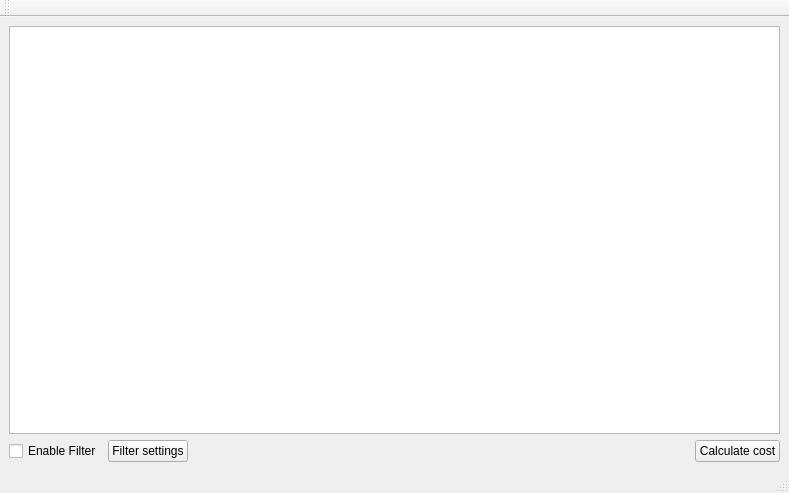
<?xml version="1.0" encoding="UTF-8"?>
<ui version="4.0">
 <class>MainWindow</class>
 <widget class="QMainWindow" name="MainWindow">
  <property name="geometry">
   <rect>
    <x>0</x>
    <y>0</y>
    <width>789</width>
    <height>493</height>
   </rect>
  </property>
  <property name="font">
   <font>
    <stylestrategy>PreferAntialias</stylestrategy>
   </font>
  </property>
  <property name="windowTitle">
   <string>MainWindow</string>
  </property>
  <widget class="QWidget" name="centralwidget">
   <layout class="QGridLayout" name="gridLayout">
    <item row="0" column="0" colspan="4">
     <widget class="QTableView" name="tableView">
      <property name="showGrid">
       <bool>false</bool>
      </property>
     </widget>
    </item>
    <item row="1" column="0">
     <widget class="QCheckBox" name="checkBox_EnableFilter">
      <property name="text">
       <string>Enable Filter</string>
      </property>
     </widget>
    </item>
    <item row="1" column="3">
     <widget class="QPushButton" name="pushButton_Cost">
      <property name="text">
       <string>Calculate cost</string>
      </property>
     </widget>
    </item>
    <item row="1" column="1">
     <widget class="QPushButton" name="pushButton_Filter">
      <property name="text">
       <string>Filter settings</string>
      </property>
     </widget>
    </item>
    <item row="1" column="2">
     <spacer name="horizontalSpacer">
      <property name="orientation">
       <enum>Qt::Horizontal</enum>
      </property>
      <property name="sizeHint" stdset="0">
       <size>
        <width>40</width>
        <height>20</height>
       </size>
      </property>
     </spacer>
    </item>
   </layout>
  </widget>
  <widget class="QMenuBar" name="menubar">
   <property name="geometry">
    <rect>
     <x>0</x>
     <y>0</y>
     <width>789</width>
     <height>20</height>
    </rect>
   </property>
  </widget>
  <widget class="QStatusBar" name="statusbar"/>
  <widget class="QToolBar" name="toolBar">
   <property name="windowTitle">
    <string>toolBar</string>
   </property>
   <attribute name="toolBarArea">
    <enum>TopToolBarArea</enum>
   </attribute>
   <attribute name="toolBarBreak">
    <bool>false</bool>
   </attribute>
  </widget>
 </widget>
 <resources/>
 <connections/>
</ui>
